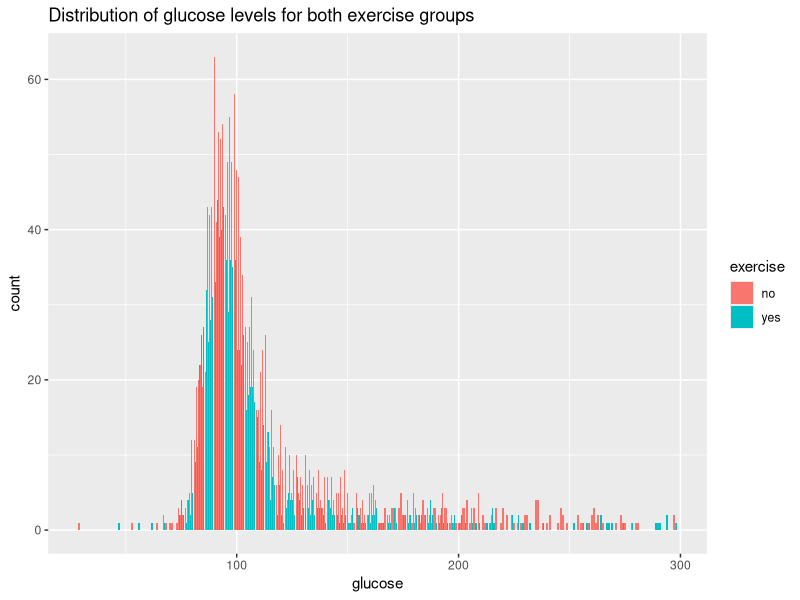
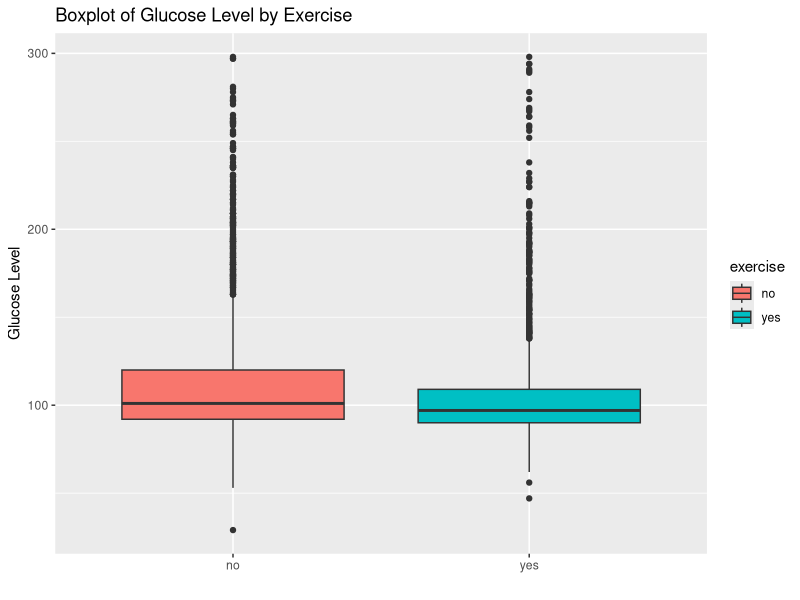

Generate these figures, in order, with R:
## ---- chunk 1
library(ggplot2)
hersdata <- read.delim("hersdata.txt")
head(hersdata[,c('glucose','exercise')])
ggplot(hersdata, aes(x=glucose, fill=exercise)) + geom_bar(position="dodge") + ggtitle("Distribution of glucose levels for both exercise groups")

qplot(exercise, glucose, data=hersdata, geom=c("boxplot"), 
   fill=exercise, main="Boxplot of Glucose Level by Exercise",
   xlab="", ylab="Glucose Level")

## ---- chunk 2
exerciseYes <- hersdata[hersdata$exercise=='yes',]
exerciseNo <- hersdata[hersdata$exercise=='no',]
t.test(exerciseYes$glucose,exerciseNo$glucose)
